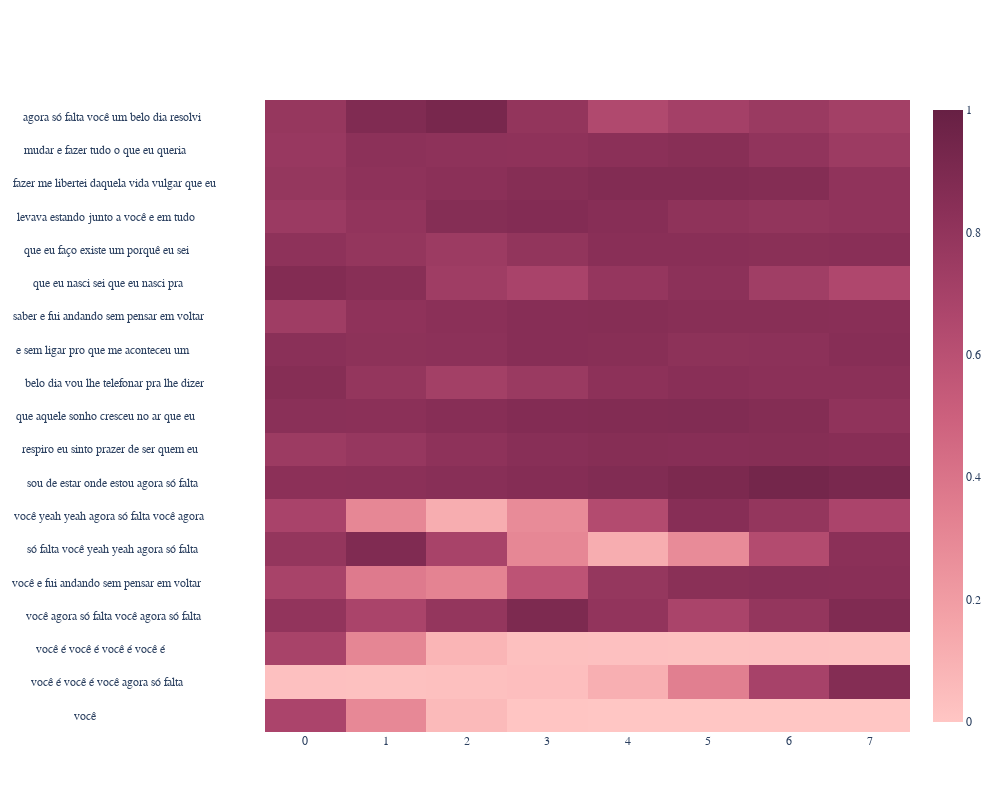

Notebook code cell kept with this figure:
### Code cell
# create heatmap
fig = go.Figure(data=go.Heatmap(
                z=a, x0=0, dx=1,
                y=labels, zmin=0, zmax=1,
                customdata=labels_individual,
                hovertemplate='%{customdata} <br><b>Score:%{z:.3f}<extra></extra>',
                colorscale="burg"))
fig.update_layout({"height":height*28, "width":1000, "font":{"family":"Courier New"}})
fig['layout']['yaxis']['autorange'] = "reversed"
fig.show()

### Figure 1 — Plotly figure (JSON) as saved in the notebook; plotly's stock layout.template omitted (floating-point values rounded to 4 significant figures; data arrays with more than 128 entries replaced by an {"elided": "..."} marker saying what was removed)
{"data": [{"colorscale": [[0, "rgb(255, 198, 196)"], [0.1667, "rgb(244, 163, 168)"], [0.3333, "rgb(227, 129, 145)"], [0.5, "rgb(204, 96, 125)"], [0.6667, "rgb(173, 70, 108)"], [0.8333, "rgb(139, 48, 88)"], [1, "rgb(103, 32, 68)"]], "customdata": {"elided": "29x8 str values"}, "dx": 1, "hovertemplate": "%{customdata} <br><b>Score:%{z:.3f}<extra></extra>", "type": "heatmap", "x0": 0, "y": ["agora só falta você um belo dia resolvi                     ", "mudar e fazer tudo o que eu queria                          ", "fazer me libertei daquela vida vulgar que eu                ", "levava estando junto a você e em tudo                       ", "que eu faço existe um porquê eu sei                         ", "que eu nasci sei que eu nasci pra                           ", "saber e fui andando sem pensar em voltar                    ", "e sem ligar pro que me aconteceu um                         ", "belo dia vou lhe telefonar pra lhe dizer                    ", "que aquele sonho cresceu no ar que eu                       ", "respiro eu sinto prazer de ser quem eu                      ", "sou de estar onde estou agora só falta                      ", "você yeah yeah agora só falta você agora                    ", "só falta você yeah yeah agora só falta                      ", "você e fui andando sem pensar em voltar                     ", "e sem ligar pro que me aconteceu um                         ", "belo dia vou lhe telefonar pra lhe dizer                    ", "que aquele sonho cresceu no ar que eu                       ", "respiro eu sinto prazer de ser quem eu                      ", "sou de estar onde estou agora só falta                      ", "você yeah yeah agora só falta você agora                    ", "só falta você yeah yeah agora só falta                      ", "você agora só falta você agora só falta                     ", "você agora só falta você agora só falta                     ", "você é você é você é você é                                 ", "você é você é você agora só falta                           ", "você yeah yeah agora só falta você agora                    ", "só falta você yeah yeah agora só falta                      ", "você                                                        "], "z": {"elided": "29x8 float values"}, "zmax": 1, "zmin": 0}], "layout": {"font": {"family": "Courier New"}, "height": 812, "width": 1000, "yaxis": {"autorange": "reversed"}}}
